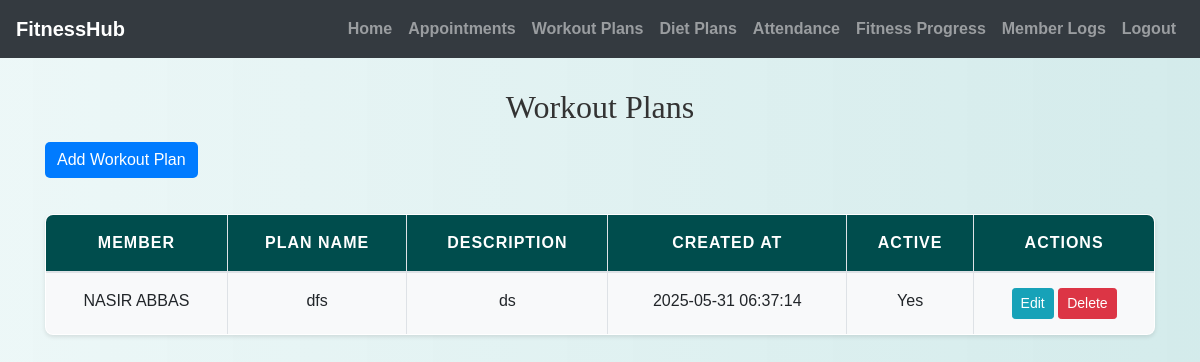
/trainer/workout_plans.php (signed in), run on the app's committed database.
### tables this page shows
CREATE TABLE `workout_plans` (
  `plan_id` int(11) NOT NULL,
  `trainer_id` int(11) DEFAULT NULL,
  `member_id` int(11) NOT NULL,
  `plan_name` varchar(100) NOT NULL,
  `description` text DEFAULT NULL,
  `created_at` timestamp NOT NULL DEFAULT current_timestamp(),
  `is_active` tinyint(1) DEFAULT 1
);

CREATE TABLE `members` (
  `member_id` int(11) NOT NULL,
  `first_name` varchar(50) NOT NULL,
  `last_name` varchar(50) NOT NULL,
  `date_of_birth` date DEFAULT NULL,
  `gender` enum('male','female','other') DEFAULT NULL,
  `address` text DEFAULT NULL,
  `emergency_contact_name` varchar(100) DEFAULT NULL,
  `emergency_contact_phone` varchar(20) DEFAULT NULL,
  `health_conditions` text DEFAULT NULL,
  `fitness_goals` text DEFAULT NULL,
  `height` decimal(5,2) DEFAULT NULL,
  `weight` decimal(5,2) DEFAULT NULL,
  `profile_picture` varchar(255) DEFAULT NULL,
  `email` varchar(100) DEFAULT NULL,
  `password` varchar(255) NOT NULL
);

### trainer/workout_plans.php (the view, shortened to what this page needs)
<?php
include('config.php');
$trainer_id = $_SESSION['trainer_id'];
$sql = "SELECT wp.*, m.first_name, m.last_name FROM workout_plans wp
        JOIN members m ON wp.member_id = m.member_id
        WHERE wp.trainer_id = ? ORDER BY wp.created_at DESC";
$stmt = mysqli_prepare($conn, $sql);
mysqli_stmt_bind_param($stmt, "i", $trainer_id);
mysqli_stmt_execute($stmt);
$plans = mysqli_stmt_get_result($stmt);
?>
<!DOCTYPE html>
<html>
<head>
    <link rel="stylesheet" href="https://maxcdn.bootstrapcdn.com/bootstrap/4.5.2/css/bootstrap.min.css">
    <link rel="stylesheet" href="../css/style.css">
</head>
<body>
<?php include('navbar.php'); ?>
<div class="container mt-4">
    <h2 class="mb-3">Workout Plans</h2>
    <button class="btn btn-primary mb-3" data-toggle="modal" data-target="#planModal" onclick="openAddModal()">Add Workout Plan</button>
    <table class="table table-bordered table-hover">
        <thead>
        <tr>
            <th>Member</th>
            <th>Plan Name</th>
            <th>Description</th>
            <th>Created At</th>
            <th>Active</th>
            <th>Actions</th>
        </tr>
        </thead>
        <tbody>
        <?php while ($row = mysqli_fetch_assoc($plans)): ?>
            <tr>
                <td><?= htmlspecialchars($row['first_name'] . ' ' . $row['last_name']) ?></td>
                <td><?= htmlspecialchars($row['plan_name']) ?></td>
                <td><?= htmlspecialchars($row['description']) ?></td>
                <td><?= $row['created_at'] ?></td>
                <td><?= $row['is_active'] ? 'Yes' : 'No' ?></td>
                <td>
                    <button class="btn btn-sm btn-info" onclick="openEditModal(<?= $row['plan_id'] ?>, <?= $row['member_id'] ?>, '<?= htmlspecialchars(addslashes($row['plan_name'])) ?>', '<?= htmlspecialchars(addslashes($row['description'])) ?>')">Edit</button>
                    <a href="workout_plans.php?delete=<?= $row['plan_id'] ?>" class="btn btn-sm btn-danger" onclick="return confirm('Delete this plan?')">Delete</a>
                </td>
            </tr>
        <?php endwhile; ?>
        </tbody>
    </table>
</div>
</body>
</html>

### css/style.css (style rules this page uses)
body { background: linear-gradient(90deg, rgba(233, 246, 246, 0.831), rgba(207, 233, 233, 0.9)); font-family: 'Arial', sans-serif; color: #333; line-height: 1.6; }
h1, h2, h3, h4 { text-align: center; margin-top: 30px; margin-bottom: 30px; font-family: 'Georgia', serif; }
.container { margin-bottom: 40px; }
.table { width: 100%; border-collapse: collapse; margin-top: 20px; font-size: 16px; background-color: #ffffff; border-radius: 8px; overflow: hidden; box-shadow: 0 2px 4px rgba(0, 0, 0, 0.1); }
.table th, .table td { padding: 15px; border: 1px solid #dee2e6; text-align: center; }
.table thead th { background-color: #004d4d; color: white; font-weight: bold; text-transform: uppercase; letter-spacing: 1px; }
.table tbody tr:nth-child(odd) { background-color: #f8f9fa; }
.btn-primary { color: #fff; border: none; border-radius: 5px; cursor: pointer; transition: background-color 0.3s ease; }
a { color: #006666; text-decoration: none; font-weight: bold; }

### data on the page
workout_plans: member.last_name "NASIR ABBAS", plan_name "dfs", description "ds", created_at "2025-05-31 06:37:14", is_active "Yes"
